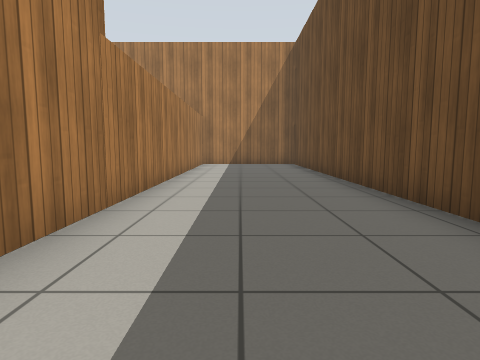
[1] (above)

16 first-person views from a walk through a Gazebo world. The camera is 0.72 m above the floor, tilts 6° down and sees 75° across. The floor is counted in squares, 1 m on a side. Each view is taken from the middle of a square. On the plan, view 1 faces up. The plan holds only what a view shows up to about 10 squares ahead; the rest is blank. Simple patterns stand in for the simulator's built-in surfaces.

[2]
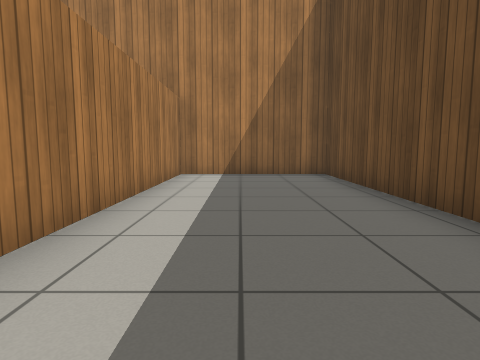

[3]
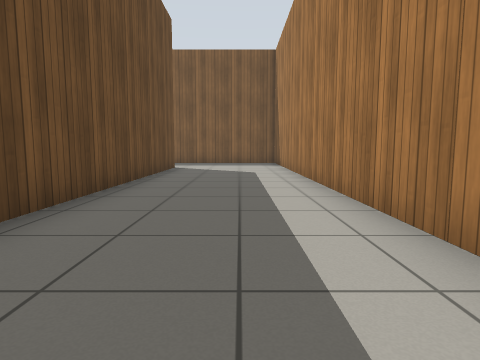

[4]
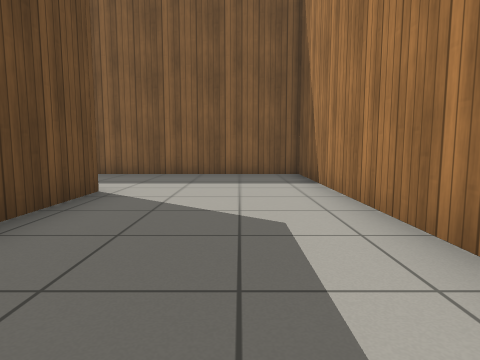

[5]
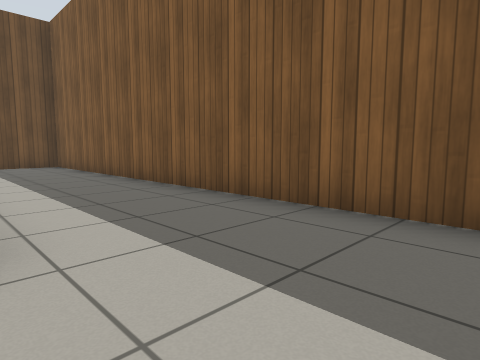

[6]
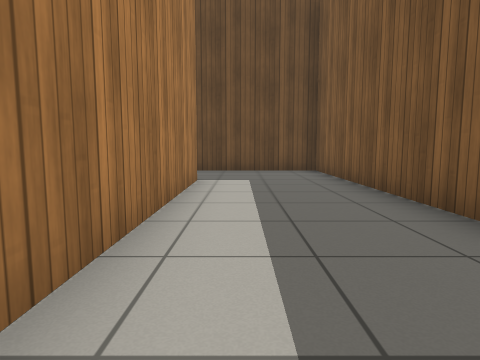

[7]
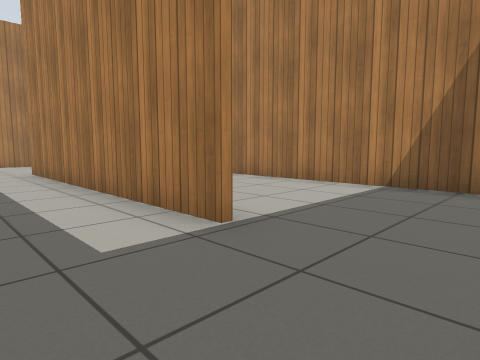

[8]
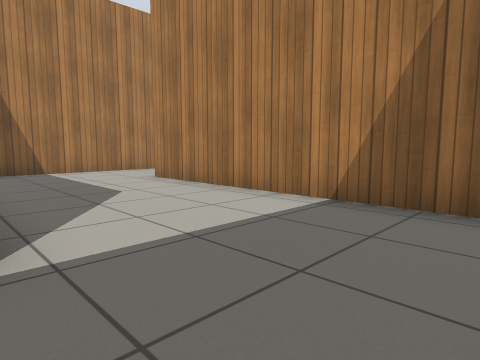

[9]
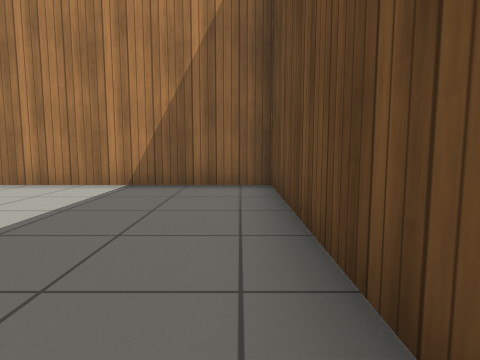

[10]
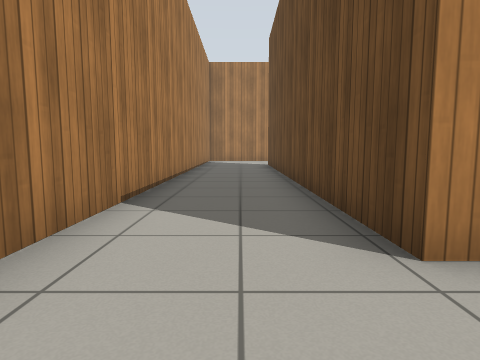

[11]
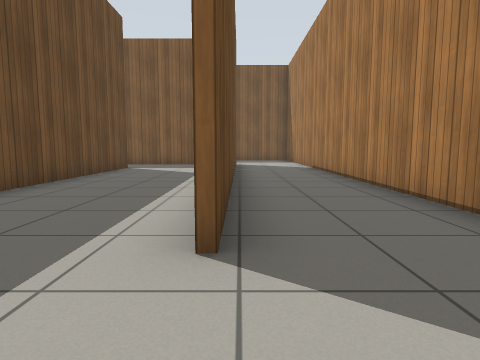

[12]
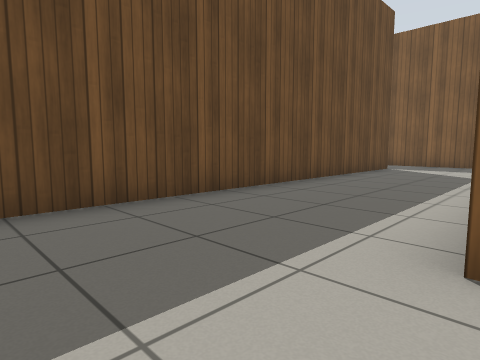

[13]
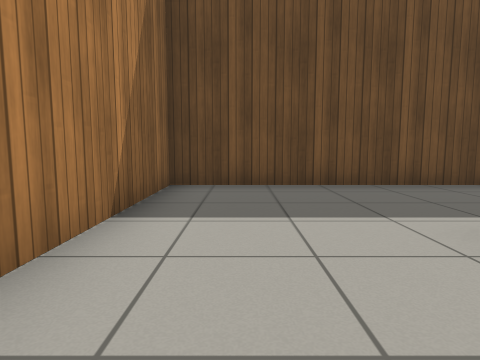

[14]
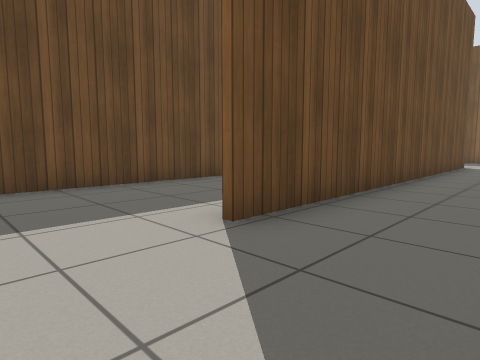

[15]
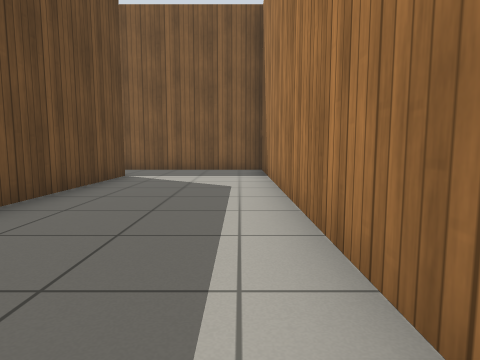

[16]
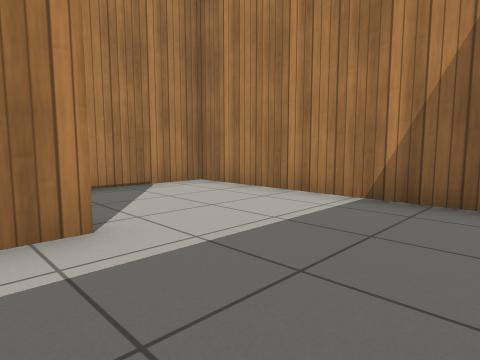

### Floor plan
Ten units are one square. View 1 is at (0, 0); x grows to the right and y downward. Boxes are objects, and circles mark ways between rooms. Rooms are numbered by the first view taken in them; rooms with no view inside come last. Other rooms are left out.
<svg viewBox="-21 -139 152 227">
<path fill="none" stroke="#000" d="M25 26 25 38M99 51 23 51 23 -134M19 -133 -16 -133 -16 83 126 83 126 11 52 11M53 -100 53 9 98 9M24 -88 25 26M89 -11 89 -133 19 -133M52 11 52 -100M24 -134 24 -109"/>
<circle cx="35" cy="15" r="3" fill="#2a7"/>
<text x="40" y="20">1</text>
<text x="60" y="-60">2</text>
</svg>
Room 1 opens to room 2.

Where each view was taken, in squares from view 1:
view 1: 0 up, 0 right, facing up
view 2: 5 up, 0 right, facing up
view 3: 6 up, 0 right, facing down
view 4: 0 up, 0 right, facing down
view 5: 5 down, 0 right, facing down-right
view 6: 6 down, 3 right, facing right
view 7: 7 down, 12 right, facing up-left
view 8: 5 down, 12 right, facing up-left
view 9: 7 down, 12 right, facing up
view 10: 3 down, 4 right, facing up
view 11: 12 up, 5 right, facing down
view 12: 12 up, 5 right, facing down-right
view 13: 12 up, 3 right, facing right
view 14: 12 up, 3 right, facing down-right
view 15: 9 up, 6 right, facing down
view 16: 9 up, 8 right, facing up-left
